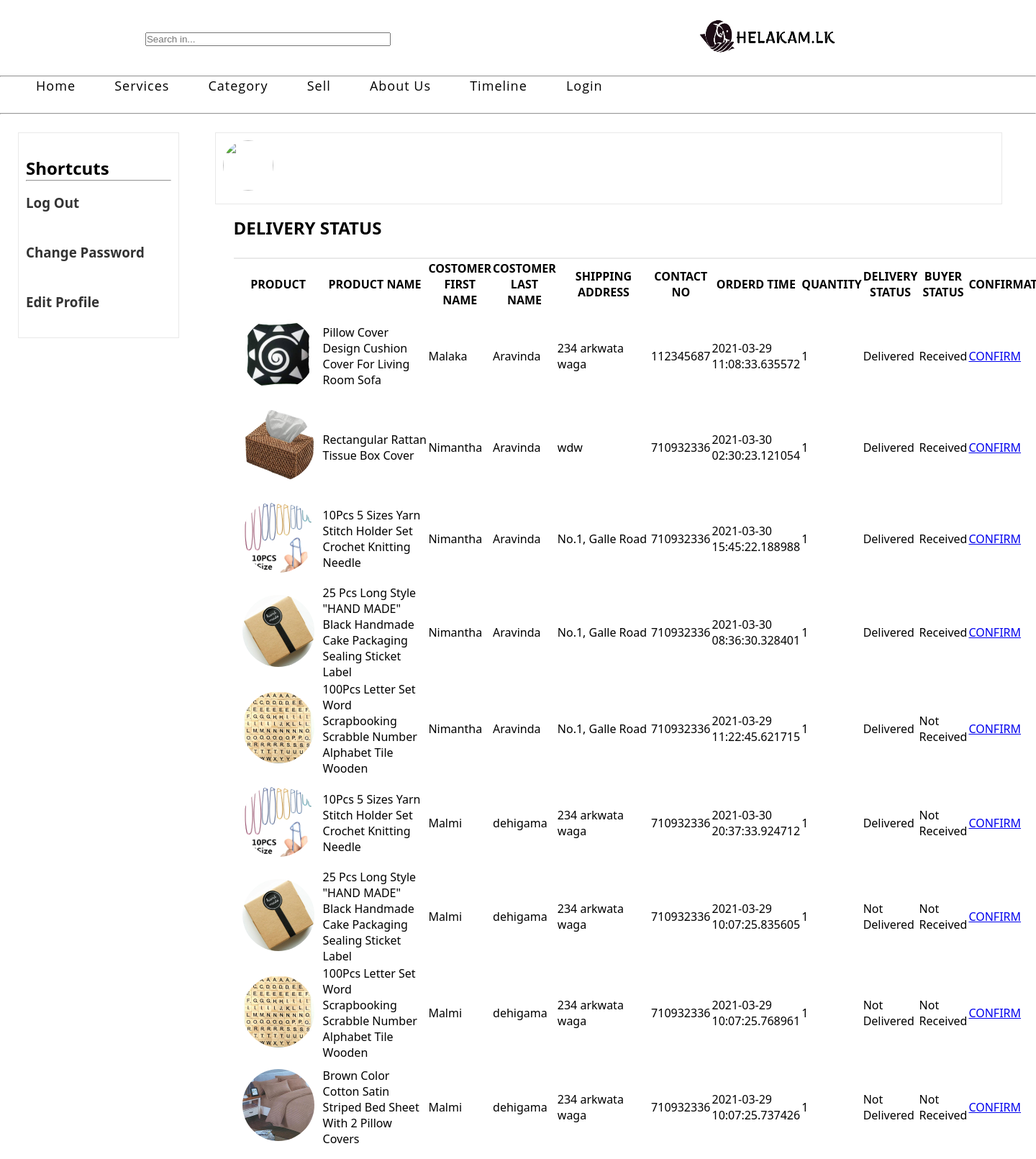
The page /Praveen/Delivery/indexdelivery.php (upper part) on the database its author committed.
### tables this page shows
CREATE TABLE `order_item` (
  `id` int(10) NOT NULL,
  `o_id` int(10) NOT NULL,
  `p_id` int(10) NOT NULL,
  `unit_price` float NOT NULL,
  `quantity` int(10) NOT NULL,
  `time1` timestamp(6) NOT NULL DEFAULT current_timestamp(6) ON UPDATE current_timestamp(6),
  `u_id` int(10) NOT NULL,
  `order_status` text NOT NULL DEFAULT 'Not Delivered',
  `buyer_status` text NOT NULL DEFAULT 'Not Received'
);

CREATE TABLE `product` (
  `p_id` int(10) NOT NULL,
  `p_name` varchar(100) NOT NULL,
  `p_cat` varchar(20) NOT NULL,
  `p_color` varchar(30) NOT NULL,
  `p_quantity` int(10) NOT NULL,
  `p_price` float NOT NULL,
  `p_weight` varchar(30) NOT NULL,
  `p_des` text NOT NULL,
  `p_path1` varchar(200) NOT NULL,
  `s_id` int(10) NOT NULL
);

CREATE TABLE `order_details` (
  `o_id` int(11) NOT NULL,
  `F_name` varchar(100) NOT NULL,
  `L_name` varchar(100) NOT NULL,
  `Address` varchar(100) NOT NULL,
  `Contact_no` int(10) NOT NULL,
  `country` varchar(20) NOT NULL,
  `city` varchar(100) NOT NULL,
  `c_id` int(10) NOT NULL,
  `email` varchar(100) NOT NULL,
  `u_id` int(10) NOT NULL
);

### Praveen/Delivery/indexdelivery.php (the view, shortened to what this page needs)
<!DOCTYPE html>
<html>
<head>
 <link rel="stylesheet" href="https://cdnjs.cloudflare.com/ajax/libs/font-awesome/4.7.0/css/font-awesome.min.css">
    <link type="text/css" rel="stylesheet" href="..\css\header.css">
    <link type="text/css" rel="stylesheet" href="..\Login\soori_dashboard.css">
</head>
<body>
    <?php include('../php/header2.php');?>
    <div class="content">
        <article class="left">
            <section class="list">
                <ul>
                    <br>
                    <h2>Shortcuts</h2>
                    <hr>
                    <br>
                    <li><a href="../Login/logoutd.php"><h3>Log Out</h3></a></li>
                     <br>
                     <br>
                    <li><a href="#"><h3>Change Password</h3></a></li>
                     <br>
                     <br>
                    <li><a href="#"><h3>Edit Profile</h3></a></li>
                    <br>
                </ul>
            </section>
        </article>
        <article class="right">
            <header>
                <img src="https://cdn.pixabay.com/photo/2015/10/05/22/37/blank-profile-picture-973460_640.png" width="70px" height="70px">
                        <?php
                        include_once('../add/ImConnect.php');
        ?>
                <div class="middle-container container">
                <h2 align="center">DELIVERY STATUS</h2>
                 <div class="table-wrapper">
            <table class="fl-table">
            <thead>
            <tr>
            	<th>PRODUCT</th>
                <th>PRODUCT NAME</th>
                <th>COSTOMER FIRST NAME</th>
                <th>COSTOMER LAST NAME</th>
                <th>SHIPPING ADDRESS</th>
                <th>CONTACT NO</th>
                <th>ORDERD TIME</th>
                <th>QUANTITY</th>
                <th>DELIVERY STATUS</th>
                <th>BUYER STATUS</th>
                <th>CONFIRMATION</th>
            </tr>
        </thead>
         <tbody>
         	<tr>
                <div class="items">
                   <?php
                    $query = "SELECT order_item.buyer_status,order_item.o_id,order_item.p_id,order_item.time1,order_item.order_status, order_details.Address,order_details.Contact_no, order_details.F_name,order_details.L_name, product.p_name,product.p_path1,order_item.unit_price,order_item.quantity FROM product INNER JOIN order_item ON order_item.p_id = product.p_id INNER JOIN order_details ON order_item.o_id = order_details.o_id";
                     $t = mysqli_query($connection, $query);
                     if($t-> num_rows !=0){
                        while($c = $t-> fetch_assoc()){
                            $qq = $c['p_path1'];
                            echo "<tr>";
                            echo "<td>"."<img src='../$qq' height =100 width=100>";
                            echo"<td>".$c["p_name"]."</td>";
                            echo"<td>".$c["F_name"]."</td>";
                            echo"<td>".$c["L_name"]."</td>";
                            echo"<td>".$c["Address"]."</td>";
                            echo"<td>".$c["Contact_no"]."</td>";
                            echo"<td>".$c["time1"]."</td>";
                            echo"<td>".$c["quantity"]."</td>";
                            echo"<td>".$c["order_status"]."</td>";
                            echo"<td>".$c["buyer_status"]."</td>";
                            echo"<td>"."<a href=acceptdelivery.php?oid=".$c["o_id"]."&pid=".$c["p_id"]." >CONFIRM</a></td>";
                        echo "</tr>";
                     ?>
                    <?php
                }
                    }
                    ?>
                </div>
            </header>
        </article>
    </div>
</body>
</html>

### Praveen/css/header.css (style rules this page uses)
.container { display: flex; flex-wrap: wrap; justify-content: space-between; padding: 25px; }
header { width: 100%; height: 50px; }

### Praveen/Login/soori_dashboard.css (style rules this page uses)
* { margin: 0; padding: 0; box-sizing: border-box; }
body { background-color: #FFF; font-family: "Segoe UI Light","Segoe UI","Segoe",Tahoma,Helvetica,Arial,sans-serif; }
.content { width: 95%; float: left; }
.content .left { width: 20%; float: left; }
.content .left .list { margin: 25px; width: auto; padding: 10px; background-color: #fff; border: 1px solid #E9E9E9; }
.content .left .list h3 { margin: -5px 0 5px; }
.content .left .list ul { list-style: none; }
.content .left .list ul li { line-height: 25px; }
.content .left .list ul li a { text-decoration: none; color: #333; }
.content .right { width: 80%; float: left; }
.content .right header { margin: 25px; background-color: #fff; height: 100px; position: relative; border: 1px solid #E9E9E9; }
.content .right header img { border-radius: 50%; margin: 10px; }
.content .right header .items { background-color: #fff; margin-top: 25px; border: 1px solid #E9E9E9; }

### rows shown on the page
order_item: p.p_path1 (picture), p.p_name "Pillow Cover Design Cushion Cover For Living Room Sofa", o.F_name "Malaka", o.L_name "Aravinda", o.Address "234 arkwata waga", o.Contact_no "112345687", time1 "2021-03-29 11:08:33.635572", quantity "1", order_status "Delivered", buyer_status "Received"
order_item: p.p_path1 (picture), p.p_name "Rectangular Rattan Tissue Box Cover", o.F_name "Nimantha", o.L_name "Aravinda", o.Address "wdw", o.Contact_no "710932336", time1 "2021-03-30 02:30:23.121054", quantity "1", order_status "Delivered", buyer_status "Received"
order_item: p.p_path1 (picture), p.p_name "10Pcs 5 Sizes Yarn Stitch Holder Set Crochet Knitting Needle", o.F_name "Nimantha", o.L_name "Aravinda", o.Address "No.1, Galle Road", o.Contact_no "710932336", time1 "2021-03-30 15:45:22.188988", quantity "1", order_status "Delivered", buyer_status "Received"
order_item: p.p_path1 (picture), p.p_name "25 Pcs Long Style \"HAND MADE\" Black Handmade Cake Packaging Sealing Sticket Label", o.F_name "Nimantha", o.L_name "Aravinda", o.Address "No.1, Galle Road", o.Contact_no "710932336", time1 "2021-03-30 08:36:30.328401", quantity "1", order_status "Delivered", buyer_status "Received"
order_item: p.p_path1 (picture), p.p_name "100Pcs Letter Set Word Scrapbooking Scrabble Number Alphabet Tile Wooden", o.F_name "Nimantha", o.L_name "Aravinda", o.Address "No.1, Galle Road", o.Contact_no "710932336", time1 "2021-03-29 11:22:45.621715", quantity "1", order_status "Delivered", buyer_status "Not Received"
order_item: p.p_path1 (picture), p.p_name "10Pcs 5 Sizes Yarn Stitch Holder Set Crochet Knitting Needle", o.F_name "Malmi", o.L_name "dehigama", o.Address "234 arkwata waga", o.Contact_no "710932336", time1 "2021-03-30 20:37:33.924712", quantity "1", order_status "Delivered", buyer_status "Not Received"
order_item: p.p_path1 (picture), p.p_name "25 Pcs Long Style \"HAND MADE\" Black Handmade Cake Packaging Sealing Sticket Label", o.F_name "Malmi", o.L_name "dehigama", o.Address "234 arkwata waga", o.Contact_no "710932336", time1 "2021-03-29 10:07:25.835605", quantity "1", order_status "Not Delivered", buyer_status "Not Received"
order_item: p.p_path1 (picture), p.p_name "100Pcs Letter Set Word Scrapbooking Scrabble Number Alphabet Tile Wooden", o.F_name "Malmi", o.L_name "dehigama", o.Address "234 arkwata waga", o.Contact_no "710932336", time1 "2021-03-29 10:07:25.768961", quantity "1", order_status "Not Delivered", buyer_status "Not Received"
order_item: p.p_path1 (picture), p.p_name "Brown Color Cotton Satin Striped Bed Sheet With 2 Pillow Covers", o.F_name "Malmi", o.L_name "dehigama", o.Address "234 arkwata waga", o.Contact_no "710932336", time1 "2021-03-29 10:07:25.737426", quantity "1", order_status "Not Delivered", buyer_status "Not Received"
